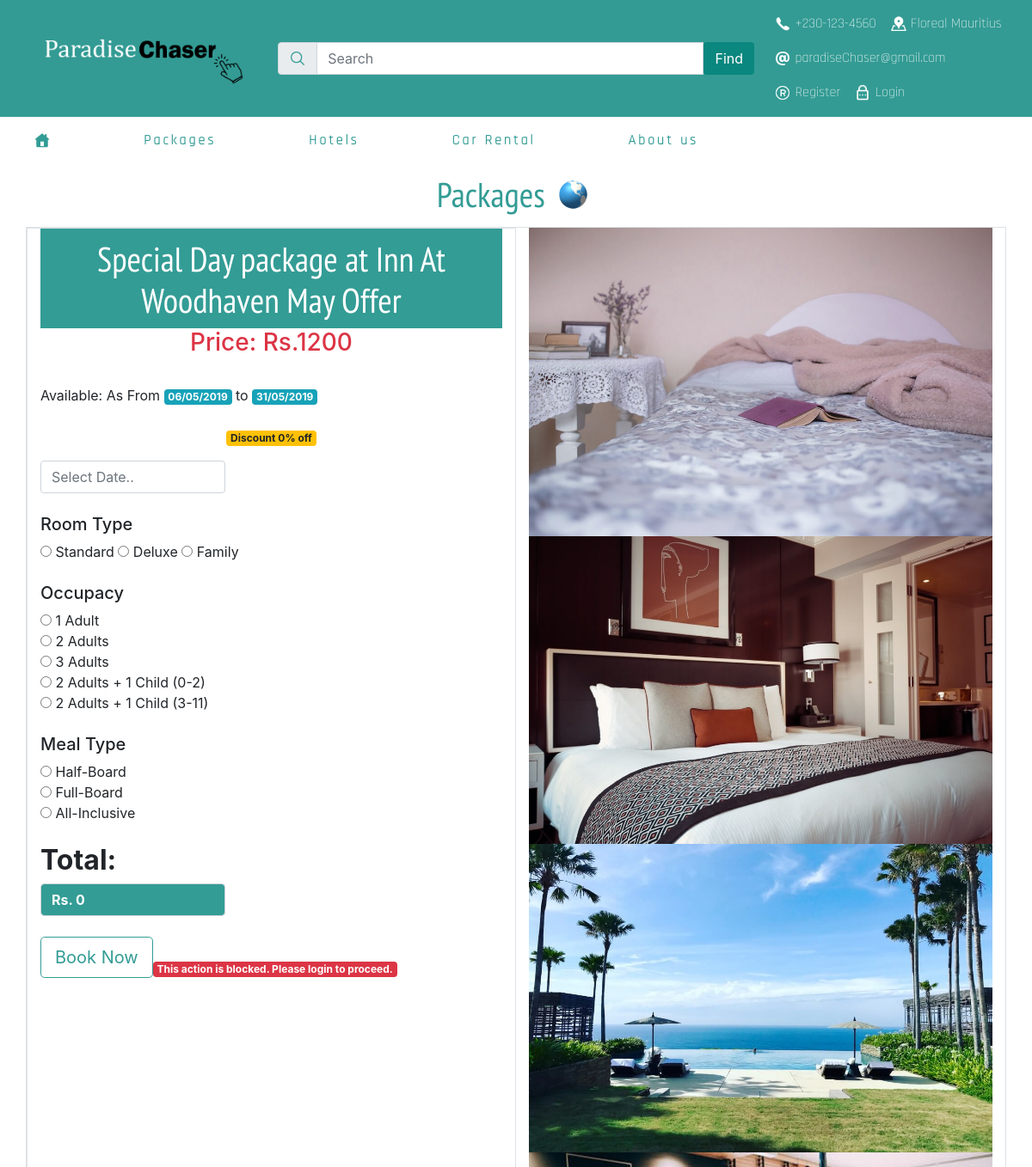
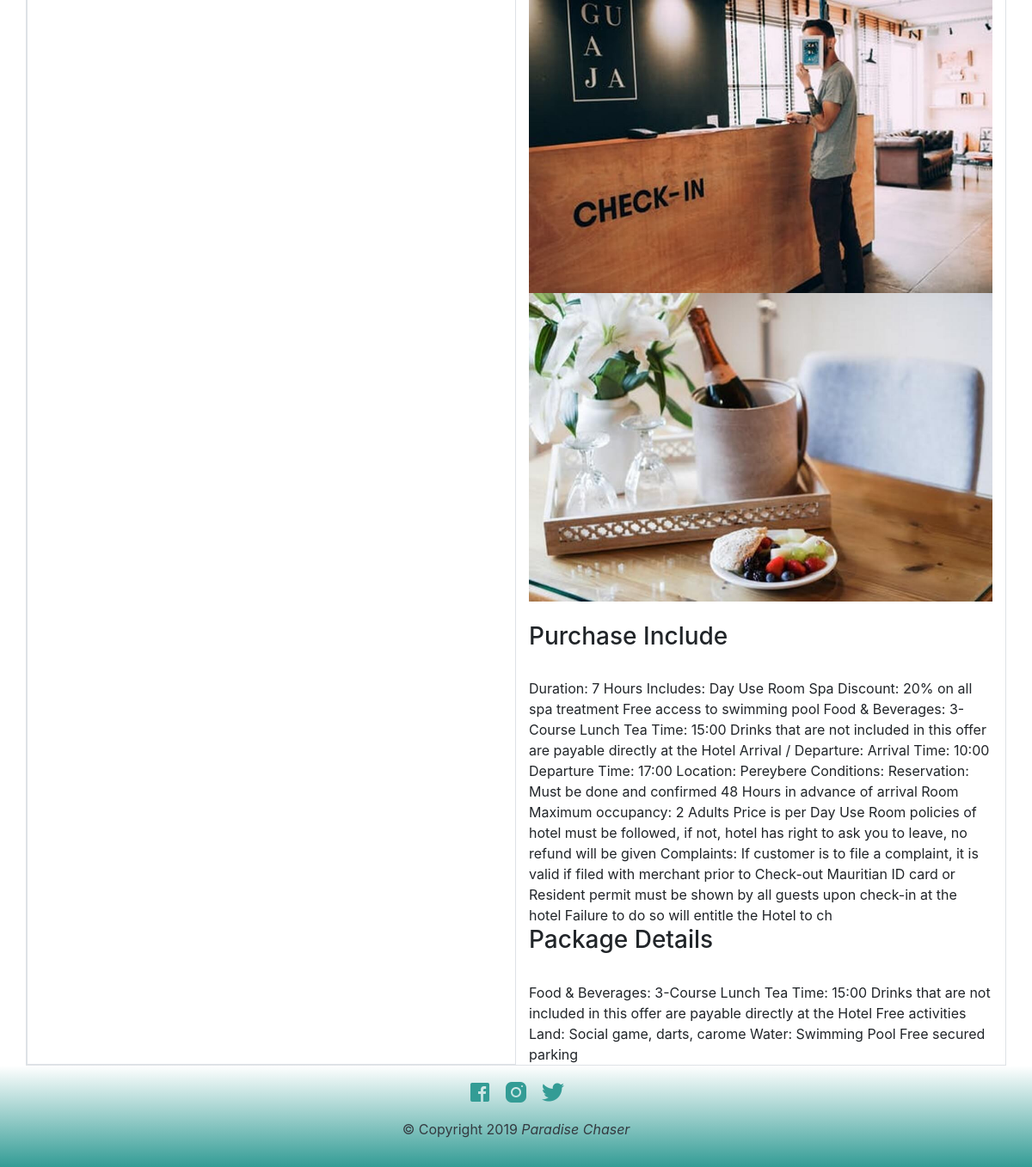
The page /views/packages/view-package.php?id=1 on the database its author committed (2 pictures, top to bottom).
### tables this page shows
CREATE TABLE `tbl_package` (
  `id` int(11) NOT NULL,
  `packageTitle` varchar(200) NOT NULL,
  `price` float NOT NULL,
  `discount_id` int(11) NOT NULL,
  `purchaseInclude` text NOT NULL,
  `packageDetails` text NOT NULL,
  `dateFrom` varchar(100) NOT NULL,
  `dateTo` varchar(100) NOT NULL,
  `cover_image` varchar(200) NOT NULL,
  `package_type_id` int(11) NOT NULL
);

CREATE TABLE `tbl_discount` (
  `id` int(11) NOT NULL,
  `discount_percent` varchar(20) NOT NULL
);

CREATE TABLE `tbl_room_type` (
  `id` int(11) NOT NULL,
  `room_type` varchar(200) NOT NULL,
  `price` int(11) NOT NULL
);

CREATE TABLE `tbl_occupacy` (
  `id` int(11) NOT NULL,
  `occupacy` varchar(200) NOT NULL,
  `occupacy_value` int(11) NOT NULL
);

CREATE TABLE `tbl_meal_type` (
  `id` int(11) NOT NULL,
  `meal_type` varchar(200) NOT NULL,
  `price` int(11) NOT NULL
);

CREATE TABLE `tbl_package_gallery` (
  `package_id` int(11) NOT NULL,
  `gallery_id` int(11) NOT NULL
);

CREATE TABLE `tbl_gallery` (
  `id` int(11) NOT NULL,
  `imagePath` varchar(200) NOT NULL
);

### common/icons.php (called while the page is built, shortened)
<?php
$border   = 'http://localhost:'.$_SERVER['SERVER_PORT'].'/OnlineTravelTours/Asset/images/icons/header/border.gif';
?>

### Action/action-display-package.php (called while the page is built, shortened)
<?php
    $sql_room   = "SELECT * FROM tbl_room_type";
    $query_room = mysqli_query($dbc,$sql_room);
    $sql_meal   = "SELECT * FROM tbl_meal_type";
    $query_meal = mysqli_query($dbc,$sql_meal);
    $sql_occupacy   = "SELECT * FROM tbl_occupacy";
    $query_occupacy =  mysqli_query($dbc,$sql_occupacy);
    if(isset($_GET['id'])){
        $id = $_GET['id'];
        $sql_fetch = "SELECT *, p.id as packageID
                FROM tbl_package p, tbl_discount d, tbl_package_type pt
                WHERE d.id = p.discount_id
                AND   pt.id = p.package_type_id
                AND   p.id = '$id'";
        $query_fetch = mysqli_query($dbc, $sql_fetch);
        $sql_gallery_details = "SELECT *
                  FROM  tbl_package p, tbl_gallery g, tbl_package_gallery pg
                  WHERE p.id = pg.package_id
                  AND   g.id = pg.gallery_id
                  AND   p.id = '$id'";
        $query_gallery_details  = mysqli_query($dbc,$sql_gallery_details);
    }
?>

### views/packages/view-package.php (the view, shortened to what this page needs)
<?php require('../../common/header.php');?>
<?php require('../../Action/action-display-package.php');?>
<div class="container">
    <div class="row justify-content-center" >
      <h1 class="text-center trending"> Packages <img src="<?= $border; ?>" class="img-border"/></h1>
    </div>
  </div>
<div class="container">
  <div class="row border">
     <div class="col-md-6 border">
        <form method="POST" action= "<?= $_SERVER['PHP_SELF']; ?>" autocomplete="off">
         <?php
            if(@$query_fetch){
                while($row_fetch = mysqli_fetch_array($query_fetch)){
                  ?>
                    <div class="panel panel-teal text-white bg-teal-back">
                        <h1 class="text-center trending text-white"> <?= $row_fetch['packageTitle']; ?> </h1>
                    </div>
                    <h3 class="text-center text-danger"> Price: Rs.<?= $row_fetch["price"];?></h3>
                    <br>
                      Available: As From <span class="badge badge-info"><?= $row_fetch["dateFrom"]; ?></span> to <span class="badge badge-info"><?= $row_fetch["dateTo"]; ?></span>
                    <br><br>
                    <p class="text-center">
                        <span class="badge badge-warning">Discount <?= $row_fetch["discount_percent"]; ?>% off</span>
                    </p>
                  <?php
                    $packageType = $row_fetch['package_type'];
                    if($packageType == 'Car Rent'){
                      ?>
                      <input type="hidden" id="package_type" name="package_type" value="<?= $row_fetch['package_type']; ?>"/>
                      <p class="text-danger text-center"> Please call +230 123-4560 for availability</p>
                       <?php
                          if($query_days){
                            while($row_days = mysqli_fetch_array($query_days)){
                              ?>
                              <?php
                            }
                          }
                        ?>
                        <h2><b>Total: </b></h2>
                        <input type="text" name="totalPriceCar" class="form-control price-input input-width-2" readonly value="<?= $row_fetch["price"]; ?>"/>
                        <br>
                      <?php
                    }else if($packageType == 'Hotel'){
                      ?>
                        <input type="text" class="form-control packageDate input-width-2" id="txt-getDate" name="txt-getDate" data-validation="required"  value="" placeholder="Select Date..">
                        <br>
                        <h5>Room Type</h5>
                        <?php
                          if($query_room){
                            while($row_room = mysqli_fetch_array($query_room)){
                              ?>
                              <input type="radio" name="room_type" value="<?= $row_room["id"]; ?>" data-price = "<?= $row_room["price"]; ?>" required/> <?= $row_room["room_type"]; ?>
                              <?php
                            }
                          }
                        ?>
                        <br><br>
                        <h5>Occupacy</h5>
                        <?php
                          if($query_occupacy){
                              while($row_occupacy = mysqli_fetch_array($query_occupacy)){
                               ?>
                               <input type="radio" name="occupacy" value="<?= $row_occupacy["id"]; ?>" data-price = "<?= $row_occupacy["occupacy_value"]; ?>" required/> <?= $row_occupacy["occupacy"]; ?>
                               <br>
                               <?php
                              }
                          }
                        ?>
                        <br>
                        <h5>Meal Type</h5>
                        <?php
                          if($query_meal){
                            while($row_meal = mysqli_fetch_array($query_meal)){
                              ?>
                              <input type="radio" name="meal" value="<?= $row_meal["id"]; ?>"  data-price = "<?= $row_meal["price"]; ?>" required/> <?= $row_meal["meal_type"]; ?>
                              <br>
                              <?php
                            }
                          }
                        ?>
                    <br>
                    <h2><b>Total: </b></h2>
                    <input type="text" name="totalPriceHotel"  id="new_hotel_price" class="form-control price-input input-width-2" readonly value="Rs. 0"/>
                    <br>
                      <?php
                    }
                    ?>
                  <?php
                    if(isset($_SESSION['login-user'])){
                      ?>
                        <button class="float-left btn-book btn-lg" name="btn-book-item">Book Now</button>
                      <?php
                    }else{
                      ?>
                        <button class="float-left btn-book btn-lg" disabled>Book Now </button>
                        <br>
                        <span class="badge badge-danger">This action is blocked. Please login to proceed.</span>
                      <?php
                    }
              ?>
              </form>
     </div>
     <div class="col-md-6">
        <?php
            if($query_gallery_details){
        ?>
        <div class="slider">
                <?php
                    while($row_image = mysqli_fetch_array($query_gallery_details)){
                ?>
                        <img src="<?= "../../dashboard/uploadImages/".$row_image['imagePath']?>" class="img-fluid" />
                <?php
                }
                ?>
        </div>
        <?php
          }
        ?>
        <br>
        <h3>Purchase Include</h3>
        <br>
        <?= $row_fetch["purchaseInclude"];?>
        <h3>Package Details</h3>
        <br>
        <?= $row_fetch["packageDetails"];?>
    <?php
        }
    }
    ?>
</div>
</div>
</div>
<?php require('../../common/footer.php');?>

### rows shown on the page
tbl_package: packageTitle "Special Day package at Inn At Woodhaven May Offer", price "1200", dateFrom "06/05/2019", dateTo "31/05/2019", discount.discount_percent "0", purchaseInclude "Duration: 7 Hours Includes: Day Use Room Spa Discount: 20% on all spa treatment Free access to swimming pool Food & Beverages: 3-Course Lunch Tea Time: 15:00 Drinks that are not included in this offer are payable directly at the Hotel Arrival / Departure: Arrival Time: 10:00 Departure Time: 17:00 Location: Pereybere Conditions: Reservation: Must be done and confirmed 48 Hours in advance of arrival Room Maximum occupancy: 2 Adults Price is per Day Use Room policies of hotel must be followed, if not, hotel has right to ask you to leave, no refund will be given Complaints: If customer is to file a complaint, it is valid if filed with merchant prior to Check-out Mauritian ID card or Resident…", packageDetails "Food & Beverages: 3-Course Lunch Tea Time: 15:00 Drinks that are not included in this offer are payable directly at the Hotel Free activities Land: Social game, darts, carome Water: Swimming Pool Free secured parking"
tbl_room_type: room_type "Standard"
tbl_room_type: room_type "Deluxe"
tbl_room_type: room_type "Family"
tbl_occupacy: occupacy "1 Adult"
tbl_occupacy: occupacy "2 Adults"
tbl_occupacy: occupacy "3 Adults"
tbl_occupacy: occupacy "2 Adults + 1 Child (0-2)"
tbl_occupacy: occupacy "2 Adults + 1 Child (3-11)"
tbl_meal_type: meal_type "Half-Board"
tbl_meal_type: meal_type "Full-Board"
tbl_meal_type: meal_type "All-Inclusive"
tbl_package_gallery: gallery_id.imagePath (picture)
tbl_package_gallery: gallery_id.imagePath (picture)
tbl_package_gallery: gallery_id.imagePath (picture)
tbl_package_gallery: gallery_id.imagePath (picture)
tbl_package_gallery: gallery_id.imagePath (picture)
